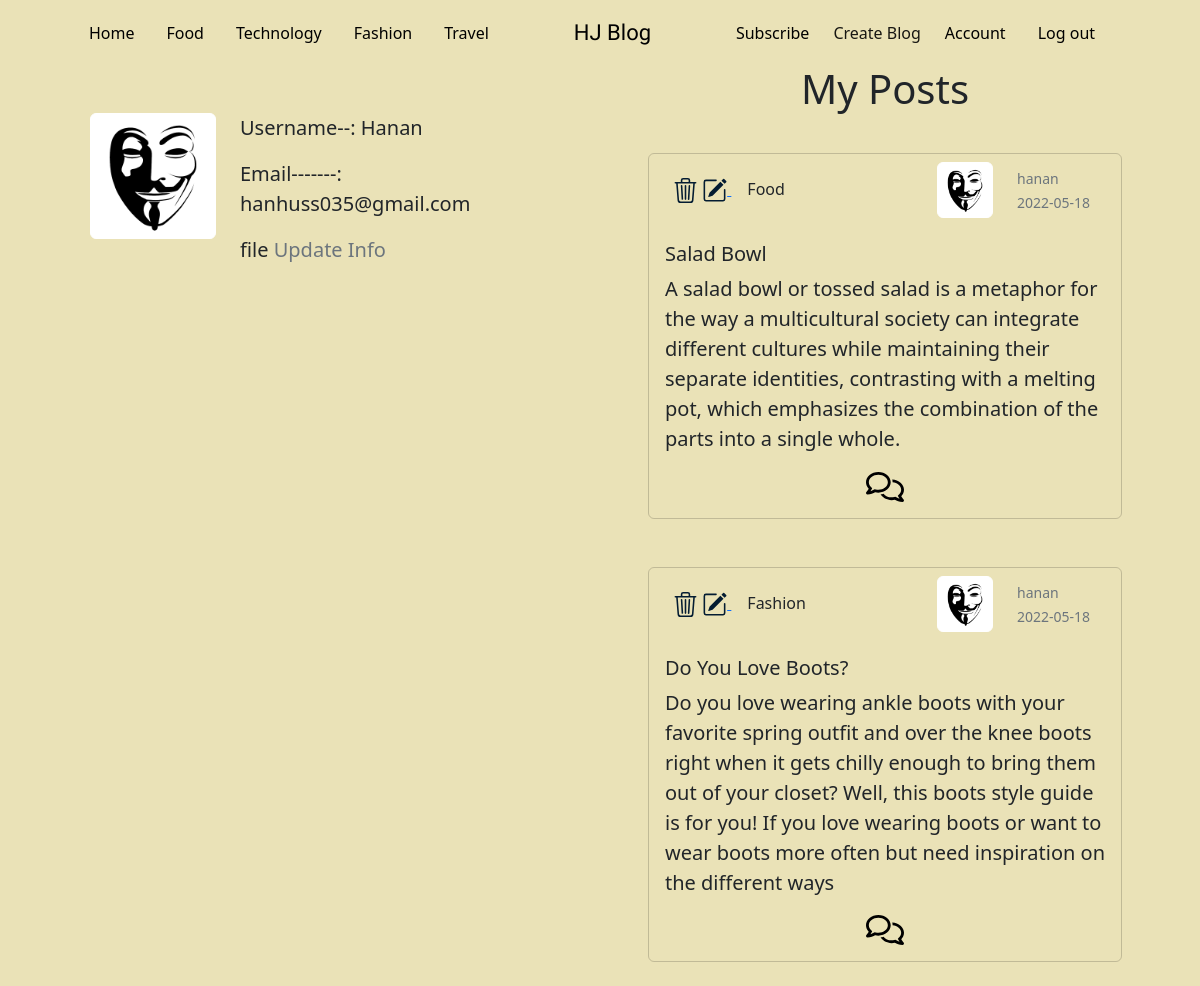
Page /account (signed in) on the committed database.
### app/models.py (models this page shows, shortened)
class User(db.Model,UserMixin):
  id=db.Column(db.Integer,primary_key=True)
  username=db.Column(db.String,nullable=False,unique=True)
  email=db.Column(db.String,nullable=False,unique=True)
  password=db.Column(db.String,nullable=False)
  image_file=db.Column(db.String(20),nullable=False,default='default.png')
  post = db.relationship('Posts', backref='author', lazy=True)

class Posts(db.Model):
  __tablename__ = 'posts'
  id=db.Column(db.Integer,primary_key=True)
  title=db.Column(db.String,nullable=False)
  description=db.Column(db.String,nullable=False)
  content=db.Column(db.String,nullable=False)
  blog_image=db.Column(db.String,nullable=False,)
  category= db.Column(db.String,nullable=False)
  date_created = db.Column(db.DateTime, nullable=False, default=datetime.utcnow)
  user_id = db.Column(db.Integer, db.ForeignKey('user.id'), nullable=False)
  comments = db.relationship('Comments',backref = 'posts',lazy = True)

### app/users/routes.py (the view)
@users.route('/account',methods=['POST', 'GET'])
@login_required
def account():
    post= Posts.query.filter_by(user_id=current_user.id)
    form=UpdateAccountForm()
    if form.validate_on_submit():
        if form.picture.data:
            picture=save_picture(form.picture.data)
            current_user.image_file=picture
        current_user.username=form.username.data
        current_user.email=form.email.data
        db.session.commit()
        flash('Your Account Has been updated!','success')
        return redirect(url_for('users.account'))
    elif request.method == 'GET':
        form.username.data=current_user.username
        form.email.data=current_user.email
    image_file= url_for('static',filename='profiles/'+current_user.image_file)
    return render_template('account.html', title='Account',image_file=image_file,form=form,post=post )

### app/models.py (called while the page is built)
@login_manager.user_loader
def login_manager(user_id):
  return User.query.get(int(user_id))

### app/templates/account.html (shortened to what this page needs)
{% extends 'layout.html' %}
{% block body %}
{% from 'bootstrap5/form.html' import render_form %}
<div class="container">
  <div class="row">
    <div class="col-md-6">
      <div class="container-fluid row p-5">
        <div class="col-md-4">
          <img src="{{image_file}}" class="img-thumbnail img-fluid border border-white" alt="Profile picture">
        </div>
        <div class="col-md-8 mx-auto mt-auto mb-auto  lead">
          <p>Username--: {{ current_user.username.title() }}</p>
          <p>Email-------: {{ current_user.email }}</p>
          file
          <a data-bs-toggle="collapse" href="#coll" class="text-decoration-none text-muted">Update Info</a>
        </div>
      </div>
    </div>
    <div class="col-md-6">
      <p class="display-6 text-center">
        My Posts
      </p>
      <div class="container-fluid d-flex flex-wrap flex-row justify-content-center">
        {% for post in post %}
        <div class=" pitches card  m-4">
          <div class="row  p-2">
            <div class="col-md-7 mx-auto mt-auto mb-auto">
              {% if current_user.id == post.author.id %}
              <div class="d-inline mx-3">
                <a href="{{url_for('posts.post_delete',postid=post.id)}}"></a>
                <a href="{{url_for('posts.post_edit',postid=post.id)}}">
                </a>
              </div>
              {% endif %}
              <p class="d-inline">{{post.category}}</p>
            </div>
            <div class="col-md-2">
              <img src="{{url_for('static', filename='/profiles/'+post.author.image_file)}}"
                class="img-thumbnail img-fluid border border-white" alt="Profile picture">
            </div>
            <div class="col-md-3 mx-auto mt-auto mb-auto text-muted">
              <small>{{post.author.username}}</small>
              <br>
              <small>{{post.date_created.strftime('%Y-%m-%d')}}</small>
            </div>
          </div>
          <div class="card-body">
            <h5 class="card-title">{{post.title}}</h5>
            <p class="card-text lead">{{post.description}}</p>
            <div class="d-flex justify-content-around">
              <a data-bs-toggle="collapse" href="#comments{{post.id}}" class="lead text-decoration-none">
                <img src="{{url_for('static',filename='/assets/comment.svg')}}" height="30" alt="">
              </a>
            </div>
          </div>
        </div>
        {% endfor %}
      </div>
    </div>
  </div>
</div>
{%endblock%}

### app/static/main.css (style rules this page uses)
* { margin: 0; padding: 0; box-sizing: border-box; }
body { background-color:#EAE2B7 ; }
.card { background-color: transparent; }

### rows in the picture
User: username "Hanan", email "hanhuss035@gmail.com"
Posts: category "Food", image_file (placeholder picture), author.username "hanan", date_created "2022-05-18", title "Salad Bowl", description "A salad bowl or tossed salad is a metaphor for the way a multicultural society can integrate different cultures while maintaining their separate identities, contrasting with a melting pot, which emphasizes the combination of the parts into a single whole."
Posts: category "Fashion", image_file (placeholder picture), author.username "hanan", date_created "2022-05-18", title "Do You Love Boots?", description "Do you love wearing ankle boots with your favorite spring outfit and over the knee boots right when it gets chilly enough to bring them out of your closet? Well, this boots style guide is for you! If you love wearing boots or want to wear boots more often but need inspiration on the different ways"
